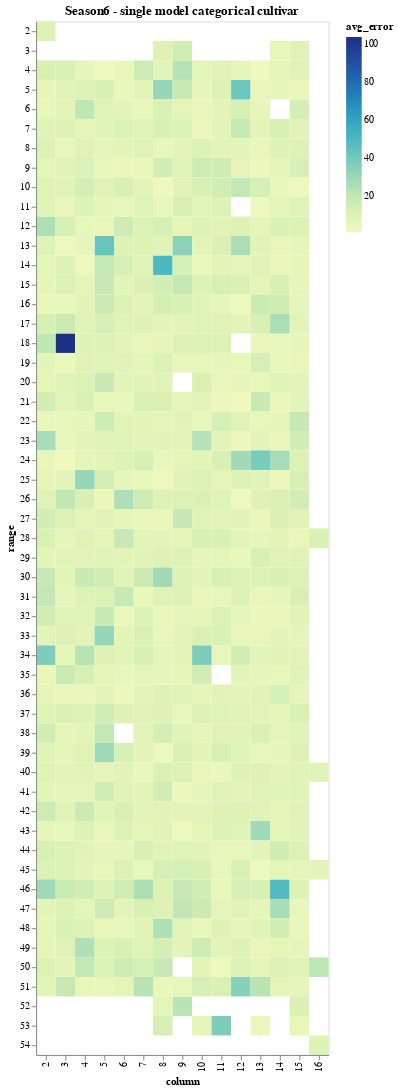

Notebook source saved alongside this figure:
### Code cell
import altair as alt
alt.Chart(plotdf, title="Season6 - single model categorical cultivar").mark_rect().encode(
    x='column:O',
    y='range:O',
    color='avg_error',
    tooltip=[
        alt.Tooltip('cultivar:Q', title='Cultivar'),
        alt.Tooltip('avg_error:Q', title='Avg Err %'),
        alt.Tooltip('range:O',title='range'),
        alt.Tooltip('column:O',title='column')
    ]
)

### Figure 1 — Vega-Lite specification as saved in the notebook (floating-point values rounded to 4 significant figures; data arrays with more than 128 entries replaced by an {"elided": "..."} marker saying what was removed)
{"config": {"view": {"continuousWidth": 400, "continuousHeight": 300}}, "data": {"name": "data-1877fc5d6acb72a781d561898f1a7404"}, "mark": "rect", "encoding": {"color": {"type": "quantitative", "field": "avg_error"}, "tooltip": [{"type": "quantitative", "field": "cultivar", "title": "Cultivar"}, {"type": "quantitative", "field": "avg_error", "title": "Avg Err %"}, {"type": "ordinal", "field": "range", "title": "range"}, {"type": "ordinal", "field": "column", "title": "column"}], "x": {"type": "ordinal", "field": "column"}, "y": {"type": "ordinal", "field": "range"}}, "title": "Season6 - single model categorical cultivar", "$schema": "https://vega.github.io/schema/vega-lite/v4.0.0.json", "datasets": {"data-1877fc5d6acb72a781d561898f1a7404": {"elided": "683 records"}}}
